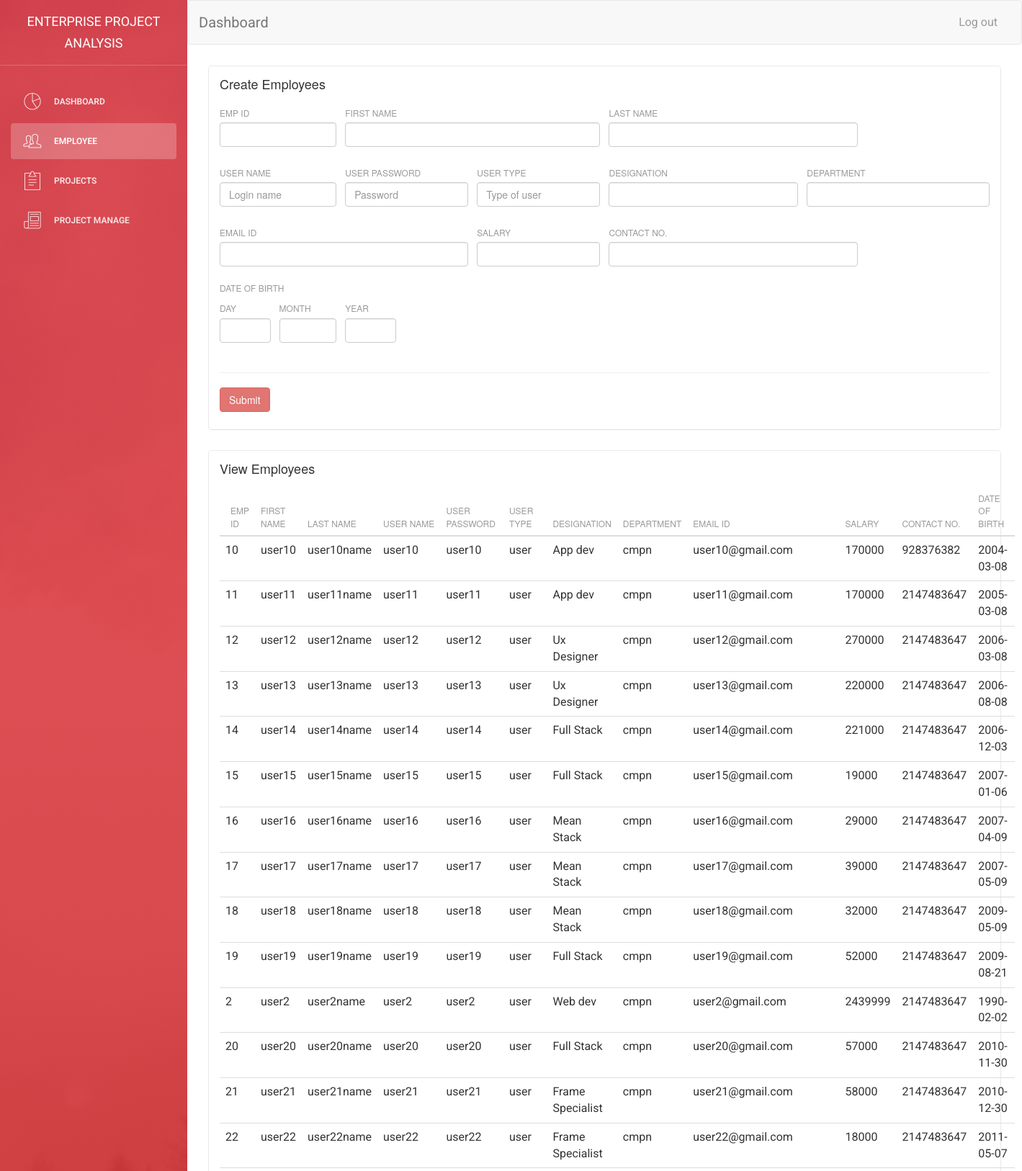
Page /employee.php (upper part) on the committed database.
### tables this page shows
CREATE TABLE `employee` (
  `empid` varchar(50) NOT NULL,
  `Firstname` varchar(50) NOT NULL,
  `Lastname` varchar(50) NOT NULL,
  `Username` varchar(50) NOT NULL,
  `Pass` varchar(50) NOT NULL,
  `usertype` varchar(50) NOT NULL,
  `Designation` varchar(50) NOT NULL,
  `Department` varchar(50) NOT NULL,
  `Email` varchar(50) NOT NULL,
  `Salary` int(50) NOT NULL,
  `Contact` int(100) NOT NULL,
  `Date` date NOT NULL
);

### employee.php (the view, shortened to what this page needs)
<?php
require 'includes/dbConnect.php';
$query="SELECT * FROM `employee`";
$run=mysqli_query($conn,$query);
?>
<html lang="en">
<head>
    <link href="assets/css/animate.min.css" rel="stylesheet" />
    <link href="assets/css/light-bootstrap-dashboard.css?v=1.4.0" rel="stylesheet" />
    <link href="cs/employee.css" rel="stylesheet" />
    <link href="http://maxcdn.bootstrapcdn.com/font-awesome/4.2.0/css/font-awesome.min.css" rel="stylesheet">
    <link href="assets/css/pe-icon-7-stroke.css" rel="stylesheet" />
    <link rel="stylesheet" href="https://maxcdn.bootstrapcdn.com/bootstrap/3.3.7/css/bootstrap.min.css">
    <link rel="stylesheet" type="text/css"
        href="https://cdnjs.cloudflare.com/ajax/libs/bootstrap-datetimepicker/4.17.43/css/bootstrap-datetimepicker.min.css">
    <link rel="stylesheet" type="text/css"
        href="https://cdnjs.cloudflare.com/ajax/libs/bootstrap-datetimepicker/4.17.43/css/bootstrap-datetimepicker-standalone.css">
</head>
<body>
    <div class="wrapper">
        <div class="sidebar" data-color="red" data-image="assets/img/sidebar-5.jpg">
            <div class="sidebar-wrapper">
                <div class="logo">
                    <a href="#" class="simple-text">
                        Enterprise Project Analysis
                    </a>
                </div>
                <ul class="nav">
                    <li>
                        <a href="dashboard.php">
                            <i class="pe-7s-graph"></i>
                            <p>Dashboard</p>
                        </a>
                    </li>
                    <li class="active">
                        <a href="employee.php">
                            <i class="pe-7s-users"></i>
                            <p>Employee</p>
                        </a>
                    </li>
                    <li>
                        <a href="projects.html">
                            <i class="pe-7s-note2"></i>
                            <p>Projects</p>
                        </a>
                    </li>
                    <li>
                        <a href="projectlist.php">
                            <i class="pe-7s-news-paper"></i>
                            <p>Project Manage</p>
                        </a>
                    </li>
                </ul>
            </div>
        </div>
        <div class="main-panel">
            <nav class="navbar navbar-default navbar-fixed">
                <div class="container-fluid">
                    <div class="navbar-header">
                        <a class="navbar-brand" href="dashboard.php">Dashboard</a>
                    </div>
                    <div class="collapse navbar-collapse">
                        <ul class="nav navbar-nav navbar-right">
                            <li>
                                <a href="logout.php">
                                    <p>Log out</p>
                                </a>
                            </li>
                        </ul>
                    </div>
                </div>
            </nav>
            <div class="content">
                <div class="container-fluid">
                    <div class="row">
                        <div class="col-md-12">
                            <div class="card">
                                <div class="header">
                                    <h4 class="title">Create Employees</h4>
                                </div>
                                <div class="content">
                                    <form method="POST" action="includes/addemp.php">
                                        <div class="row">
                                        <div class="col-sm-2">
                                                <div class="form-group">
                                                    <label>Emp Id</label>
                                                    <input type="text" class="form-control" name='empid' required>
                                                </div>
                                            </div>
                                            <div class="col-sm-4">
                                                <div class="form-group">
                                                    <label>First Name</label>
                                                    <input type="text" class="form-control" name='empfirst' required>
                                                </div>
                                            </div>
                                            <div class="col-sm-4">
                                                <div class="form-group">
                                                    <label>Last Name</label>
                                                    <input type="text" class="form-control" name="emplast" required>
                                                </div>
                                            </div>
                                        </div>
                                        <div class="row">
                                        <div class="col-sm-2">
                                                <div class="form-group">
                                                    <label>User Name</label>
                                                    <input type="text" class="form-control" name="user"
                                                        placeholder="Login name" required>
                                                </div>
                                        </div>
                                        <div class="col-sm-2">
                                                <div class="form-group">
                                                    <label>User Password</label>
                                                    <input type="text" class="form-control" name="pass"
                                                        placeholder="Password" required>
                                                </div>
                                        </div>
                                        <div class="col-sm-2">
                                                <div class="form-group">
                                                    <label>User Type</label>
                                                    <input type="text" class="form-control" name="usertype"
                                                        placeholder="Type of user" required>
                                                </div>
                                        </div>
                                            <div class="col-sm-3">
                                                <div class="form-group">
                                                    <label>Designation</label>
                                                    <input type="text" class="form-control" name="empdes" required>
                                                </div>
                                            </div>
                                            <div class="col-sm-3">
                                                <div class="form-group">
                                                    <label>Department</label>
                                                    <input type="text" class="form-control" name="empdept" required>
                                                </div>
                                            </div>
                                        </div>
                                        <div class="row">
                                            <div class="col-sm-4">
                                                <div class="form-group">
                                                    <label>Email Id</label>
                                                    <input type="text" class="form-control" name="empemail" required>
                                                </div>
                                            </div>
                                            <div class="col-sm-2">
                                                <div class="form-group">
                                                    <label>Salary</label>
                                                    <input type="text" class="form-control" name="empsal" required>
                                                </div>
                                            </div>
                                            <div class="col-sm-4">
                                                <div class="form-group">
                                                    <label>Contact No.</label>
                                                    <input type="text" class="form-control" name="empcont" required>
                                                </div>
                                            </div>
                                        </div>
                                        <label>Date of Birth</label>
                                        <div class="row">
                                            <div class="col-sm-1">
                                                <div class="form-group">
                                                    <label>Day</label>
                                                    <input type="text" class="form-control" name="empdobday" required>
                                                </div>
                                            </div>
                                            <div class="col-sm-1">
                                                <div class="form-group" title="Date of birth">
                                                    <label>Month</label>
                                                    <input type="text" class="form-control" name="empdobmonth" required>
                                                </div>
                                            </div>
                                            <div class="col-sm-1">
                                                <div class="form-group" title="Date of birth">
                                                    <label>Year</label>
                                                    <input type="text" class="form-control" name="empdobyear" required>
                                                </div>
                                            </div>
                                        </div>
                                        <hr>
                                        <input class="btn btn-danger" type="submit" value="Submit">
                                    </form>
                                </div>
                            </div>
                        </div>
                    </div>
                    <div class="row">
                        <div class="col-md-12">
                            <div class="card">
                                <div class="header">
                                    <h4 class="title">View Employees</h4>
                                </div>
                                <div class="content">
                                    <div class="row">
                                        <div class="col-sm-12">
                                            <table class="table">
                                                <thead class="thead-light">
                                                    <tr>
                                                        <th scope="col">Emp ID</th>
                                                        <th scope="col">First Name</th>
                                                        <th scope="col">Last Name</th>
                                                        <th scope="col">User Name</th>
                                                        <th scope="col">User Password</th>
                                                        <th scope="col">User Type</th>
                                                        <th scope="col">Designation</th>
                                                        <th scope="col">Department</th>
                                                        <th scope="col">Email Id</th>
                                                        <th scope="col">Salary</th>
                                                        <th scope="col">Contact No.</th>
                                                        <th scope="col">Date of Birth</th>
                                                    </tr>
                                                    <?php
                                                        while($row=mysqli_fetch_array($run))
                                                        {
                                                            echo ' <tr>
                                                            <td>'.$row['empid'].'</td>
                                                            <td>'.$row['Firstname'].'</td>
                                                            <td>'.$row['Lastname'].'</td>
                                                            <td>'.$row['Username'].'</td>
                                                            <td>'.$row['Pass'].'</td>
                                                            <td>'.$row['usertype'].'</td>
                                                            <td>'.$row['Designation'].'</td>
                                                            <td>'.$row['Department'].'</td>
                                                            <td>'.$row['Email'].'</td>
                                                            <td>'.$row['Salary'].'</td>
                                                            <td>'.$row['Contact'].'</td>
                                                            <td>'.$row['Date'].'</td>
                                                            </tr>';
                                                        }
                                                    ?>
                                                </thead>
                                            </table>
                                        </div>
                                    </div>
                                </div>
                            </div>
                        </div>
                    </div>
                </div>
            </div>
        </div>
    </div>
</body>
</html>

### rows in the picture
employee: empid "10", Firstname "user10", Lastname "user10name", Username "user10", Pass "user10", usertype "user", Designation "App dev", Department "cmpn", Email "user10@gmail.com", Salary "170000", Contact "928376382", Date "2004-03-08"
employee: empid "11", Firstname "user11", Lastname "user11name", Username "user11", Pass "user11", usertype "user", Designation "App dev", Department "cmpn", Email "user11@gmail.com", Salary "170000", Contact "2147483647", Date "2005-03-08"
employee: empid "12", Firstname "user12", Lastname "user12name", Username "user12", Pass "user12", usertype "user", Designation "Ux Designer", Department "cmpn", Email "user12@gmail.com", Salary "270000", Contact "2147483647", Date "2006-03-08"
employee: empid "13", Firstname "user13", Lastname "user13name", Username "user13", Pass "user13", usertype "user", Designation "Ux Designer", Department "cmpn", Email "user13@gmail.com", Salary "220000", Contact "2147483647", Date "2006-08-08"
employee: empid "14", Firstname "user14", Lastname "user14name", Username "user14", Pass "user14", usertype "user", Designation "Full Stack", Department "cmpn", Email "user14@gmail.com", Salary "221000", Contact "2147483647", Date "2006-12-03"
employee: empid "15", Firstname "user15", Lastname "user15name", Username "user15", Pass "user15", usertype "user", Designation "Full Stack", Department "cmpn", Email "user15@gmail.com", Salary "19000", Contact "2147483647", Date "2007-01-06"
employee: empid "16", Firstname "user16", Lastname "user16name", Username "user16", Pass "user16", usertype "user", Designation "Mean Stack", Department "cmpn", Email "user16@gmail.com", Salary "29000", Contact "2147483647", Date "2007-04-09"
employee: empid "17", Firstname "user17", Lastname "user17name", Username "user17", Pass "user17", usertype "user", Designation "Mean Stack", Department "cmpn", Email "user17@gmail.com", Salary "39000", Contact "2147483647", Date "2007-05-09"
employee: empid "18", Firstname "user18", Lastname "user18name", Username "user18", Pass "user18", usertype "user", Designation "Mean Stack", Department "cmpn", Email "user18@gmail.com", Salary "32000", Contact "2147483647", Date "2009-05-09"
employee: empid "19", Firstname "user19", Lastname "user19name", Username "user19", Pass "user19", usertype "user", Designation "Full Stack", Department "cmpn", Email "user19@gmail.com", Salary "52000", Contact "2147483647", Date "2009-08-21"
employee: empid "2", Firstname "user2", Lastname "user2name", Username "user2", Pass "user2", usertype "user", Designation "Web dev", Department "cmpn", Email "user2@gmail.com", Salary "2439999", Contact "2147483647", Date "1990-02-02"
employee: empid "20", Firstname "user20", Lastname "user20name", Username "user20", Pass "user20", usertype "user", Designation "Full Stack", Department "cmpn", Email "user20@gmail.com", Salary "57000", Contact "2147483647", Date "2010-11-30"
employee: empid "21", Firstname "user21", Lastname "user21name", Username "user21", Pass "user21", usertype "user", Designation "Frame Specialist", Department "cmpn", Email "user21@gmail.com", Salary "58000", Contact "2147483647", Date "2010-12-30"
employee: empid "22", Firstname "user22", Lastname "user22name", Username "user22", Pass "user22", usertype "user", Designation "Frame Specialist", Department "cmpn", Email "user22@gmail.com", Salary "18000", Contact "2147483647", Date "2011-05-07"
